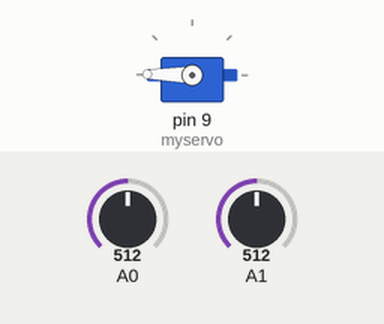
Simulated run of this sketch. Board: Arduino Uno, built with avr-gcc and run on an emulated ATmega328P. Shown: servo. The test bench sets the inputs (shaded band); at power-on: A0 = 512, A1 = 512. What the sketch prints to the serial monitor is not drawn.

Above: at 1.2 s.
1.3 s: A0 set to 716
At 1.45 s:
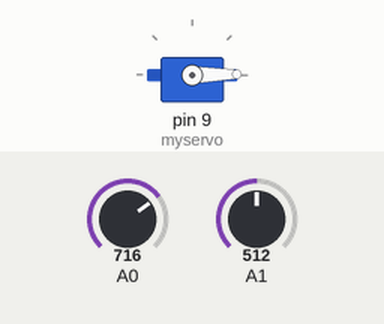
4.3 s: A1 set to 716
At 4.9 s:
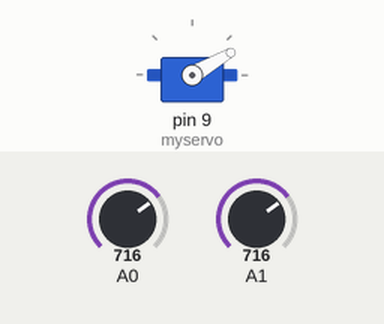
7.3 s: A0 set to 900
At 8.56 s:
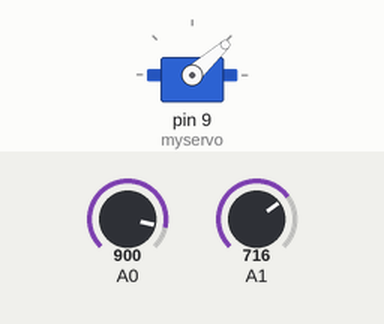
10.3 s: A0 set to 511
13.3 s: A0 set to 1023
22.3 s: A1 set to 1005
25.3 s: A1 set to 1023
At 26.6 s:
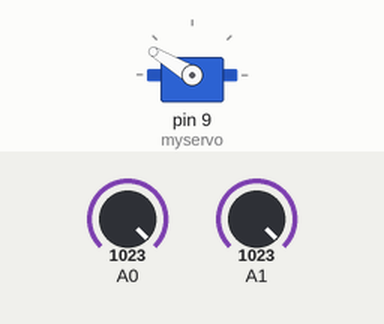
Timing chart, 0 to 27.8 s (numbered marks = the images above; inputs shaded):
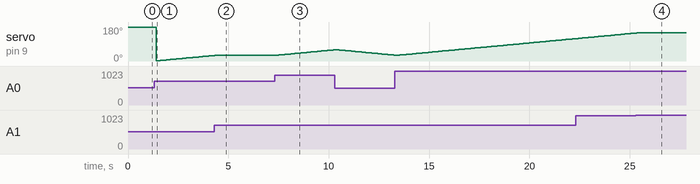

Measured:
- the behaviour switches between 1022 and 1023 on A1 (found by bisection; images 3 and 4)
- after the input at 1.3 s, servo on pin 9 (myservo): 179° → 1° after 0.10 s, → 2° 0.10 s later, → 3° 0.10 s later, → 4° 0.10 s later, … (29 changes in this stretch)
- after the input at 4.3 s, servo on pin 9 (myservo): goes on until 4.3 s, then stays 30°
- after the input at 7.3 s, servo on pin 9 (myservo): moves from 30° to 59° over 2.8 s, starting after 0.10 s
- after the input at 25.3 s, servo on pin 9 (myservo): goes on until 25.4 s, then stays 149°

The sketch:

suntracker2d_v2.ino
```cpp
int bottomState;
int topState;
byte angle = 0;

#define SHORT_WAIT 100
#define LONG_WAIT 300

#include <Servo.h>

Servo myservo;

void setup() {
  // put your setup code here, to run once:
  Serial.begin(115200);
  myservo.attach(9);
  pinMode(A0, INPUT);
  pinMode(A1, INPUT);
}

void loop() {
  // put your main code here, to run repeatedly:
  topState = analogRead(A0);
  bottomState = analogRead(A1);
  Serial.print(angle);
  Serial.print(", ");
  Serial.print(topState);
  Serial.print(", ");
  Serial.println(bottomState);
  if (topState < bottomState){
    angle -= 1;
    delay(SHORT_WAIT);
  }
  else if (topState > bottomState){
    angle += 1;
    delay(SHORT_WAIT);
  }

  if (angle < 1){
    angle = 179;
  }
  else if (angle > 179){
    angle = 1;
  }

  myservo.write(angle);


}
```
